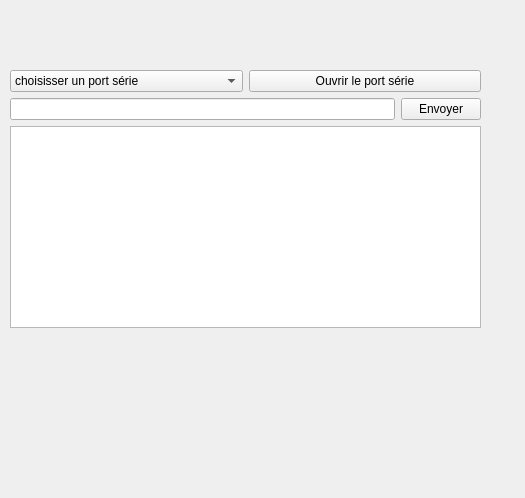
<?xml version="1.0" encoding="UTF-8"?>
<ui version="4.0">
 <class>com</class>
 <widget class="QWidget" name="com">
  <property name="geometry">
   <rect>
    <x>0</x>
    <y>0</y>
    <width>525</width>
    <height>498</height>
   </rect>
  </property>
  <property name="windowTitle">
   <string>com</string>
  </property>
  <widget class="QWidget" name="layoutWidget">
   <property name="geometry">
    <rect>
     <x>10</x>
     <y>70</y>
     <width>471</width>
     <height>258</height>
    </rect>
   </property>
   <layout class="QVBoxLayout" name="verticalLayout_3">
    <item>
     <layout class="QVBoxLayout" name="verticalLayout_2">
      <item>
       <layout class="QHBoxLayout" name="horizontalLayout">
        <item>
         <widget class="QComboBox" name="comboBoxPort">
          <item>
           <property name="text">
            <string>choisisser un port série</string>
           </property>
          </item>
         </widget>
        </item>
        <item>
         <widget class="QPushButton" name="pushButtonOuvrirPortSerie">
          <property name="text">
           <string>Ouvrir le port série</string>
          </property>
         </widget>
        </item>
       </layout>
      </item>
      <item>
       <layout class="QHBoxLayout" name="horizontalLayout_2">
        <item>
         <widget class="QLineEdit" name="lineEditTexteAEnvoyer"/>
        </item>
        <item>
         <widget class="QPushButton" name="pushButtonEnvoyer">
          <property name="text">
           <string>Envoyer</string>
          </property>
         </widget>
        </item>
       </layout>
      </item>
     </layout>
    </item>
    <item>
     <widget class="QTextEdit" name="textEditTexteRecu"/>
    </item>
   </layout>
  </widget>
 </widget>
 <resources/>
 <connections/>
</ui>
